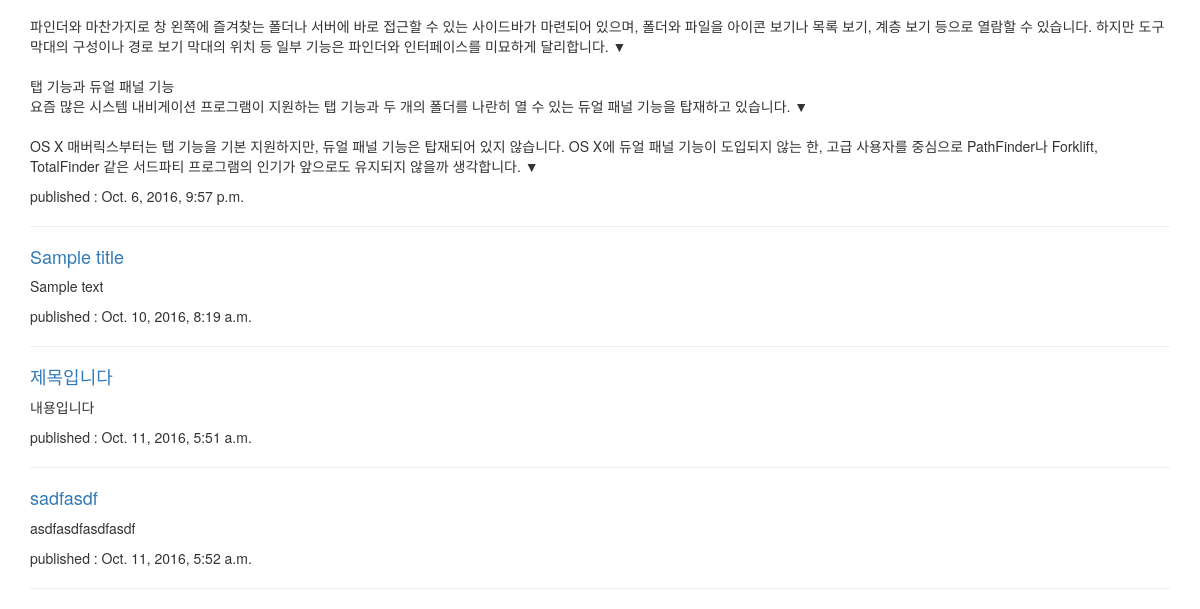
Before: / (lower part) with the older database file.
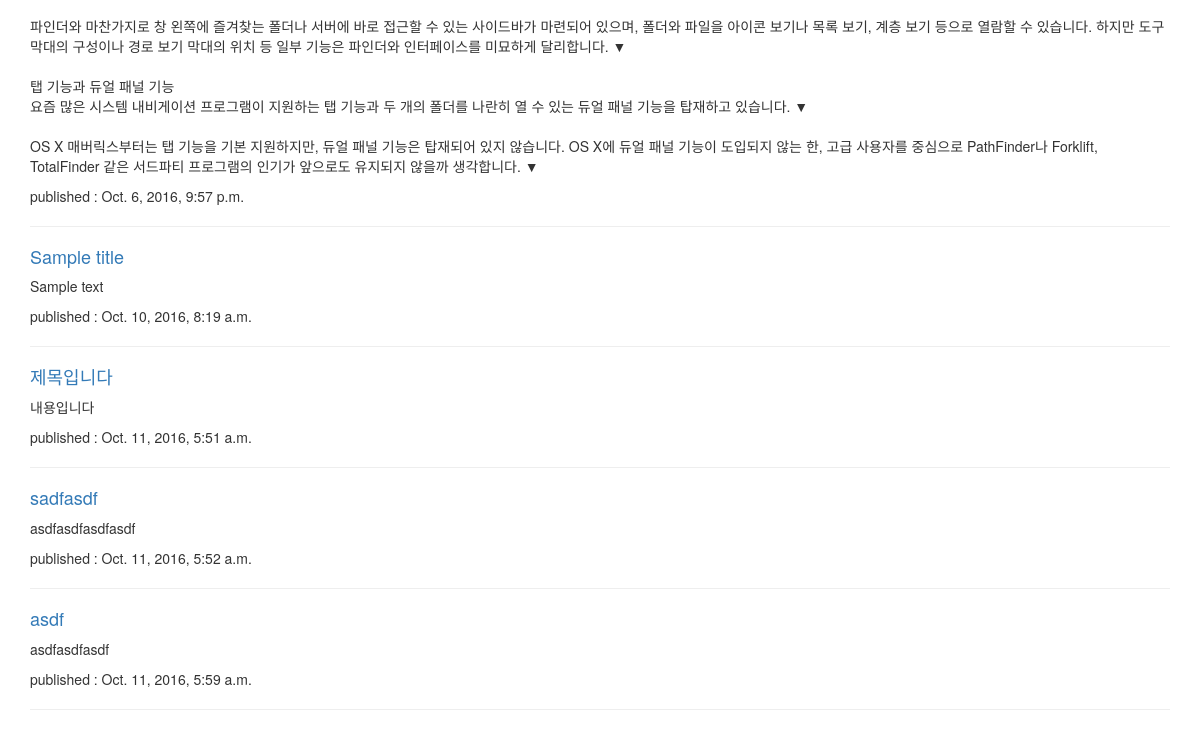
After: the same page with the newer database file.
### blog/models.py (models this page shows, shortened)
class Post(models.Model):
    author = models.ForeignKey('auth.User')
    title = models.CharField(max_length=50)
    text = models.TextField()
    created_date = models.DateTimeField(auto_now_add=True)
    published_date = models.DateTimeField(null=True, blank=True)

### blog/views.py (the view)
# urls.py: url(r'^$', views.post_list, name='post_list'),
def post_list(request):
    posts = Post.objects \
        .filter(
            Q(published_date__lte=timezone.now()) |
            Q(published_date=None)
        ).order_by('published_date')
    return render(request, 'blog/post_list.html', {'post_list': posts, 'title': '타이틀 변수는 title키를 이용해서 접근'})

### blog/templates/blog/post_list.html
{% extends 'blog/base.html' %}
{% block content %}
{% for post in post_list %}
<div>
  <h4><a href="{% url 'post_detail' pk=post.pk %}">{{ post.title }}</a></h4>
  <p>{{ post.text|linebreaksbr }}</p>
  <p>published : {{ post.published_date|default:"모름" }}</p>
</div>
<hr>
{% endfor %}
{% endblock %}

### blog/templates/blog/base.html (shortened to what this page needs)
{% load staticfiles %}
<!DOCTYPE html>
<html lang="ko">
<head>
  <link rel="stylesheet" href="//maxcdn.bootstrapcdn.com/bootstrap/3.2.0/css/bootstrap.min.css">
  <link rel="stylesheet" href="//maxcdn.bootstrapcdn.com/bootstrap/3.2.0/css/bootstrap-theme.min.css">
  <link rel="stylesheet" href="{% static 'css/blog.css' %}">
</head>
<body>
  <div class="container">
    <div>
      {% block content %}
      {% endblock %}
    </div>
  </div>
</body>
</html>

Changed rows visible on the page:
added Post: title "asdf", text "asdfasdfasdf", published_date "Oct. 11, 2016, 5:59 a.m."
